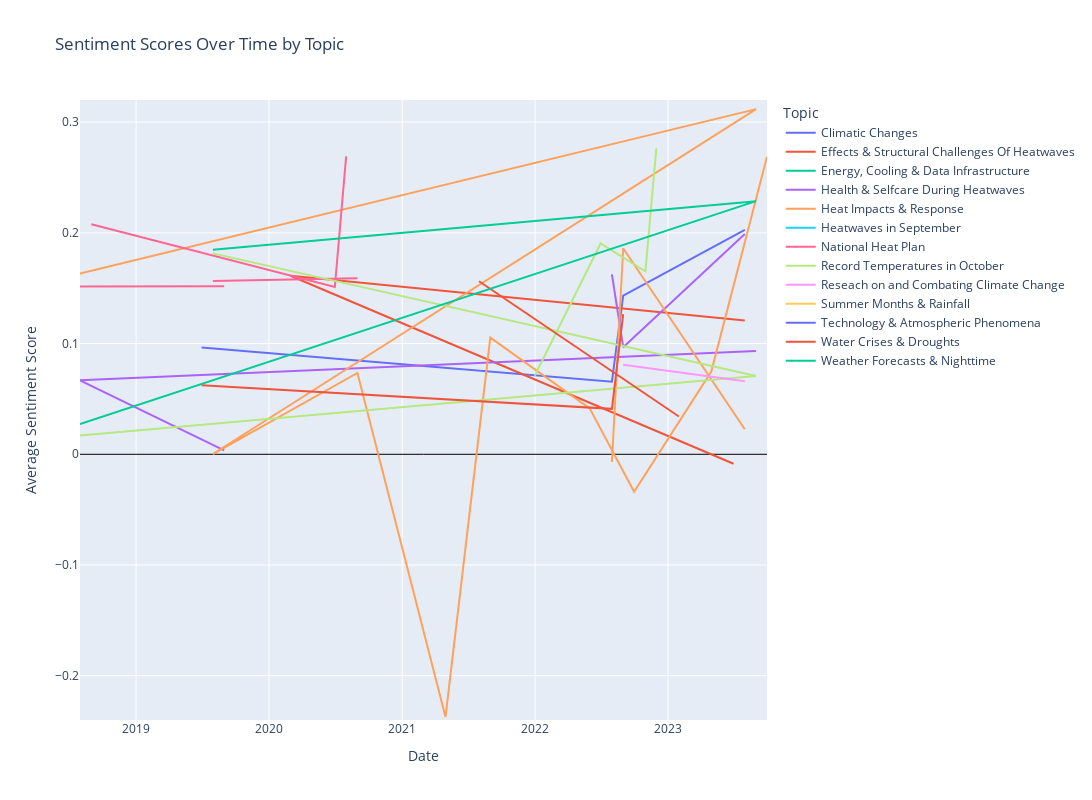

Notebook cell for this chart:
### Markdown cell above
### Sentiment Scores Over Time

### Code cell
import plotly.express as px
import plotly.graph_objects as go

df_over_time = df.loc[:, ['timestamp', 'topic_name', 'sentiment']]
df_over_time['timestamp'] = pd.to_datetime(df_over_time['timestamp'])

df_over_time.set_index('timestamp', inplace=True)

df_resampled = df_over_time.groupby(['topic_name', pd.Grouper(freq='M')])['sentiment'].mean().unstack(level=0)

df_resampled.fillna(0, inplace=True)

plt.figure(figsize=(12, 6))
sns.set_palette("rocket")
sns.lineplot(data=df_resampled, dashes=False)

plt.title('Sentiment Scores Over Time by Topic', fontsize=16)
plt.xlabel('Date', fontsize=14)
plt.ylabel('Average Sentiment Score', fontsize=14)
plt.legend(title='Topic', bbox_to_anchor=(1.05, 1), loc='upper left')

plt.show()

##########################################################

df_resampled = df_over_time.groupby(['topic_name', pd.Grouper(freq='M')])['sentiment'].mean().unstack(level=0)

df_resampled.reset_index(inplace=True)

df_melted = pd.melt(df_resampled, id_vars=['timestamp'], var_name='Topic', value_name='Sentiment')

fig = px.line(df_melted, x='timestamp', y='Sentiment', color='Topic',
              labels={'Sentiment': 'Average Sentiment Score', 'timestamp': 'Date'},
              title='Sentiment Scores Over Time by Topic',
              hover_name='Topic')

fig.update_yaxes(range=[-0.24, 0.32], zeroline=True, zerolinewidth=1, zerolinecolor='black')
fig.update_layout(width=1400, height=800)

fig.show()

### Figure 1 — Plotly figure (JSON) as saved in the notebook; plotly's stock layout.template omitted (floating-point values rounded to 4 significant figures)
{"data": [{"hovertemplate": "<b>%{hovertext}</b><br><br>Topic=Climatic Changes<br>Date=%{x}<br>Average Sentiment Score=%{y}<extra></extra>", "hovertext": ["Climatic Changes", "Climatic Changes", "Climatic Changes", "Climatic Changes", "Climatic Changes", "Climatic Changes", "Climatic Changes", "Climatic Changes", "Climatic Changes", "Climatic Changes", "Climatic Changes", "Climatic Changes", "Climatic Changes", "Climatic Changes", "Climatic Changes", "Climatic Changes", "Climatic Changes", "Climatic Changes", "Climatic Changes", "Climatic Changes", "Climatic Changes", "Climatic Changes", "Climatic Changes", "Climatic Changes", "Climatic Changes", "Climatic Changes", "Climatic Changes"], "legendgroup": "Climatic Changes", "line": {"color": "#636efa", "dash": "solid"}, "marker": {"symbol": "circle"}, "mode": "lines", "name": "Climatic Changes", "orientation": "v", "showlegend": true, "type": "scatter", "x": ["2019-06-30T00:00:00", "2022-07-31T00:00:00", "2022-08-31T00:00:00", "2023-07-31T00:00:00", "2020-02-29T00:00:00", "2023-06-30T00:00:00", "2019-08-31T00:00:00", "2018-07-31T00:00:00", "2023-08-31T00:00:00", "2019-07-31T00:00:00", "2020-08-31T00:00:00", "2021-04-30T00:00:00", "2021-08-31T00:00:00", "2022-05-31T00:00:00", "2022-09-30T00:00:00", "2023-04-30T00:00:00", "2023-09-30T00:00:00", "2018-08-31T00:00:00", "2020-06-30T00:00:00", "2020-07-31T00:00:00", "2021-12-31T00:00:00", "2022-06-30T00:00:00", "2022-10-31T00:00:00", "2022-11-30T00:00:00", "2022-04-30T00:00:00", "2021-07-31T00:00:00", "2023-01-31T00:00:00"], "xaxis": "x", "y": [0.09654, 0.06562, 0.1434, 0.2027, null, null, null, null, null, null, null, null, null, null, null, null, null, null, null, null, null, null, null, null, null, null, null], "yaxis": "y"}, {"hovertemplate": "<b>%{hovertext}</b><br><br>Topic=Effects & Structural Challenges Of Heatwaves<br>Date=%{x}<br>Average Sentiment Score=%{y}<extra></extra>", "hovertext": ["Effects & Structural Challenges Of Heatwaves", "Effects & Structural Challenges Of Heatwaves", "Effects & Structural Challenges Of Heatwaves", "Effects & Structural Challenges Of Heatwaves", "Effects & Structural Challenges Of Heatwaves", "Effects & Structural Challenges Of Heatwaves", "Effects & Structural Challenges Of Heatwaves", "Effects & Structural Challenges Of Heatwaves", "Effects & Structural Challenges Of Heatwaves", "Effects & Structural Challenges Of Heatwaves", "Effects & Structural Challenges Of Heatwaves", "Effects & Structural Challenges Of Heatwaves", "Effects & Structural Challenges Of Heatwaves", "Effects & Structural Challenges Of Heatwaves", "Effects & Structural Challenges Of Heatwaves", "Effects & Structural Challenges Of Heatwaves", "Effects & Structural Challenges Of Heatwaves", "Effects & Structural Challenges Of Heatwaves", "Effects & Structural Challenges Of Heatwaves", "Effects & Structural Challenges Of Heatwaves", "Effects & Structural Challenges Of Heatwaves", "Effects & Structural Challenges Of Heatwaves", "Effects & Structural Challenges Of Heatwaves", "Effects & Structural Challenges Of Heatwaves", "Effects & Structural Challenges Of Heatwaves", "Effects & Structural Challenges Of Heatwaves", "Effects & Structural Challenges Of Heatwaves"], "legendgroup": "Effects & Structural Challenges Of Heatwaves", "line": {"color": "#EF553B", "dash": "solid"}, "marker": {"symbol": "circle"}, "mode": "lines", "name": "Effects & Structural Challenges Of Heatwaves", "orientation": "v", "showlegend": true, "type": "scatter", "x": ["2019-06-30T00:00:00", "2022-07-31T00:00:00", "2022-08-31T00:00:00", "2023-07-31T00:00:00", "2020-02-29T00:00:00", "2023-06-30T00:00:00", "2019-08-31T00:00:00", "2018-07-31T00:00:00", "2023-08-31T00:00:00", "2019-07-31T00:00:00", "2020-08-31T00:00:00", "2021-04-30T00:00:00", "2021-08-31T00:00:00", "2022-05-31T00:00:00", "2022-09-30T00:00:00", "2023-04-30T00:00:00", "2023-09-30T00:00:00", "2018-08-31T00:00:00", "2020-06-30T00:00:00", "2020-07-31T00:00:00", "2021-12-31T00:00:00", "2022-06-30T00:00:00", "2022-10-31T00:00:00", "2022-11-30T00:00:00", "2022-04-30T00:00:00", "2021-07-31T00:00:00", "2023-01-31T00:00:00"], "xaxis": "x", "y": [null, null, null, 0.1208, 0.1613, -0.008555, null, null, null, null, null, null, null, null, null, null, null, null, null, null, null, null, null, null, null, null, null], "yaxis": "y"}, {"hovertemplate": "<b>%{hovertext}</b><br><br>Topic=Energy, Cooling & Data Infrastructure<br>Date=%{x}<br>Average Sentiment Score=%{y}<extra></extra>", "hovertext": ["Energy, Cooling & Data Infrastructure", "Energy, Cooling & Data Infrastructure", "Energy, Cooling & Data Infrastructure", "Energy, Cooling & Data Infrastructure", "Energy, Cooling & Data Infrastructure", "Energy, Cooling & Data Infrastructure", "Energy, Cooling & Data Infrastructure", "Energy, Cooling & Data Infrastructure", "Energy, Cooling & Data Infrastructure", "Energy, Cooling & Data Infrastructure", "Energy, Cooling & Data Infrastructure", "Energy, Cooling & Data Infrastructure", "Energy, Cooling & Data Infrastructure", "Energy, Cooling & Data Infrastructure", "Energy, Cooling & Data Infrastructure", "Energy, Cooling & Data Infrastructure", "Energy, Cooling & Data Infrastructure", "Energy, Cooling & Data Infrastructure", "Energy, Cooling & Data Infrastructure", "Energy, Cooling & Data Infrastructure", "Energy, Cooling & Data Infrastructure", "Energy, Cooling & Data Infrastructure", "Energy, Cooling & Data Infrastructure", "Energy, Cooling & Data Infrastructure", "Energy, Cooling & Data Infrastructure", "Energy, Cooling & Data Infrastructure", "Energy, Cooling & Data Infrastructure"], "legendgroup": "Energy, Cooling & Data Infrastructure", "line": {"color": "#00cc96", "dash": "solid"}, "marker": {"symbol": "circle"}, "mode": "lines", "name": "Energy, Cooling & Data Infrastructure", "orientation": "v", "showlegend": true, "type": "scatter", "x": ["2019-06-30T00:00:00", "2022-07-31T00:00:00", "2022-08-31T00:00:00", "2023-07-31T00:00:00", "2020-02-29T00:00:00", "2023-06-30T00:00:00", "2019-08-31T00:00:00", "2018-07-31T00:00:00", "2023-08-31T00:00:00", "2019-07-31T00:00:00", "2020-08-31T00:00:00", "2021-04-30T00:00:00", "2021-08-31T00:00:00", "2022-05-31T00:00:00", "2022-09-30T00:00:00", "2023-04-30T00:00:00", "2023-09-30T00:00:00", "2018-08-31T00:00:00", "2020-06-30T00:00:00", "2020-07-31T00:00:00", "2021-12-31T00:00:00", "2022-06-30T00:00:00", "2022-10-31T00:00:00", "2022-11-30T00:00:00", "2022-04-30T00:00:00", "2021-07-31T00:00:00", "2023-01-31T00:00:00"], "xaxis": "x", "y": [null, 0.2535, null, null, null, null, 0.1532, null, null, null, null, null, null, null, null, null, null, null, null, null, null, null, null, null, null, null, null], "yaxis": "y"}, {"hovertemplate": "<b>%{hovertext}</b><br><br>Topic=Health & Selfcare During Heatwaves<br>Date=%{x}<br>Average Sentiment Score=%{y}<extra></extra>", "hovertext": ["Health & Selfcare During Heatwaves", "Health & Selfcare During Heatwaves", "Health & Selfcare During Heatwaves", "Health & Selfcare During Heatwaves", "Health & Selfcare During Heatwaves", "Health & Selfcare During Heatwaves", "Health & Selfcare During Heatwaves", "Health & Selfcare During Heatwaves", "Health & Selfcare During Heatwaves", "Health & Selfcare During Heatwaves", "Health & Selfcare During Heatwaves", "Health & Selfcare During Heatwaves", "Health & Selfcare During Heatwaves", "Health & Selfcare During Heatwaves", "Health & Selfcare During Heatwaves", "Health & Selfcare During Heatwaves", "Health & Selfcare During Heatwaves", "Health & Selfcare During Heatwaves", "Health & Selfcare During Heatwaves", "Health & Selfcare During Heatwaves", "Health & Selfcare During Heatwaves", "Health & Selfcare During Heatwaves", "Health & Selfcare During Heatwaves", "Health & Selfcare During Heatwaves", "Health & Selfcare During Heatwaves", "Health & Selfcare During Heatwaves", "Health & Selfcare During Heatwaves"], "legendgroup": "Health & Selfcare During Heatwaves", "line": {"color": "#ab63fa", "dash": "solid"}, "marker": {"symbol": "circle"}, "mode": "lines", "name": "Health & Selfcare During Heatwaves", "orientation": "v", "showlegend": true, "type": "scatter", "x": ["2019-06-30T00:00:00", "2022-07-31T00:00:00", "2022-08-31T00:00:00", "2023-07-31T00:00:00", "2020-02-29T00:00:00", "2023-06-30T00:00:00", "2019-08-31T00:00:00", "2018-07-31T00:00:00", "2023-08-31T00:00:00", "2019-07-31T00:00:00", "2020-08-31T00:00:00", "2021-04-30T00:00:00", "2021-08-31T00:00:00", "2022-05-31T00:00:00", "2022-09-30T00:00:00", "2023-04-30T00:00:00", "2023-09-30T00:00:00", "2018-08-31T00:00:00", "2020-06-30T00:00:00", "2020-07-31T00:00:00", "2021-12-31T00:00:00", "2022-06-30T00:00:00", "2022-10-31T00:00:00", "2022-11-30T00:00:00", "2022-04-30T00:00:00", "2021-07-31T00:00:00", "2023-01-31T00:00:00"], "xaxis": "x", "y": [null, 0.1626, 0.09674, 0.1989, null, null, 0.003623, 0.0668, 0.0934, null, null, null, null, null, null, null, null, null, null, null, null, null, null, null, null, null, null], "yaxis": "y"}, {"hovertemplate": "<b>%{hovertext}</b><br><br>Topic=Heat Impacts & Response<br>Date=%{x}<br>Average Sentiment Score=%{y}<extra></extra>", "hovertext": ["Heat Impacts & Response", "Heat Impacts & Response", "Heat Impacts & Response", "Heat Impacts & Response", "Heat Impacts & Response", "Heat Impacts & Response", "Heat Impacts & Response", "Heat Impacts & Response", "Heat Impacts & Response", "Heat Impacts & Response", "Heat Impacts & Response", "Heat Impacts & Response", "Heat Impacts & Response", "Heat Impacts & Response", "Heat Impacts & Response", "Heat Impacts & Response", "Heat Impacts & Response", "Heat Impacts & Response", "Heat Impacts & Response", "Heat Impacts & Response", "Heat Impacts & Response", "Heat Impacts & Response", "Heat Impacts & Response", "Heat Impacts & Response", "Heat Impacts & Response", "Heat Impacts & Response", "Heat Impacts & Response"], "legendgroup": "Heat Impacts & Response", "line": {"color": "#FFA15A", "dash": "solid"}, "marker": {"symbol": "circle"}, "mode": "lines", "name": "Heat Impacts & Response", "orientation": "v", "showlegend": true, "type": "scatter", "x": ["2019-06-30T00:00:00", "2022-07-31T00:00:00", "2022-08-31T00:00:00", "2023-07-31T00:00:00", "2020-02-29T00:00:00", "2023-06-30T00:00:00", "2019-08-31T00:00:00", "2018-07-31T00:00:00", "2023-08-31T00:00:00", "2019-07-31T00:00:00", "2020-08-31T00:00:00", "2021-04-30T00:00:00", "2021-08-31T00:00:00", "2022-05-31T00:00:00", "2022-09-30T00:00:00", "2023-04-30T00:00:00", "2023-09-30T00:00:00", "2018-08-31T00:00:00", "2020-06-30T00:00:00", "2020-07-31T00:00:00", "2021-12-31T00:00:00", "2022-06-30T00:00:00", "2022-10-31T00:00:00", "2022-11-30T00:00:00", "2022-04-30T00:00:00", "2021-07-31T00:00:00", "2023-01-31T00:00:00"], "xaxis": "x", "y": [null, -0.006964, 0.1861, 0.02256, null, -0.04051, null, 0.1633, 0.3118, 0.00025, 0.07342, -0.2372, 0.1054, 0.04144, -0.0339, 0.07476, 0.2686, null, null, null, null, null, null, null, null, null, null], "yaxis": "y"}, {"hovertemplate": "<b>%{hovertext}</b><br><br>Topic=Heatwaves in September<br>Date=%{x}<br>Average Sentiment Score=%{y}<extra></extra>", "hovertext": ["Heatwaves in September", "Heatwaves in September", "Heatwaves in September", "Heatwaves in September", "Heatwaves in September", "Heatwaves in September", "Heatwaves in September", "Heatwaves in September", "Heatwaves in September", "Heatwaves in September", "Heatwaves in September", "Heatwaves in September", "Heatwaves in September", "Heatwaves in September", "Heatwaves in September", "Heatwaves in September", "Heatwaves in September", "Heatwaves in September", "Heatwaves in September", "Heatwaves in September", "Heatwaves in September", "Heatwaves in September", "Heatwaves in September", "Heatwaves in September", "Heatwaves in September", "Heatwaves in September", "Heatwaves in September"], "legendgroup": "Heatwaves in September", "line": {"color": "#19d3f3", "dash": "solid"}, "marker": {"symbol": "circle"}, "mode": "lines", "name": "Heatwaves in September", "orientation": "v", "showlegend": true, "type": "scatter", "x": ["2019-06-30T00:00:00", "2022-07-31T00:00:00", "2022-08-31T00:00:00", "2023-07-31T00:00:00", "2020-02-29T00:00:00", "2023-06-30T00:00:00", "2019-08-31T00:00:00", "2018-07-31T00:00:00", "2023-08-31T00:00:00", "2019-07-31T00:00:00", "2020-08-31T00:00:00", "2021-04-30T00:00:00", "2021-08-31T00:00:00", "2022-05-31T00:00:00", "2022-09-30T00:00:00", "2023-04-30T00:00:00", "2023-09-30T00:00:00", "2018-08-31T00:00:00", "2020-06-30T00:00:00", "2020-07-31T00:00:00", "2021-12-31T00:00:00", "2022-06-30T00:00:00", "2022-10-31T00:00:00", "2022-11-30T00:00:00", "2022-04-30T00:00:00", "2021-07-31T00:00:00", "2023-01-31T00:00:00"], "xaxis": "x", "y": [null, null, null, null, null, 0.1814, null, null, null, null, null, null, null, null, null, null, 0.1652, null, null, null, null, null, null, null, null, null, null], "yaxis": "y"}, {"hovertemplate": "<b>%{hovertext}</b><br><br>Topic=National Heat Plan<br>Date=%{x}<br>Average Sentiment Score=%{y}<extra></extra>", "hovertext": ["National Heat Plan", "National Heat Plan", "National Heat Plan", "National Heat Plan", "National Heat Plan", "National Heat Plan", "National Heat Plan", "National Heat Plan", "National Heat Plan", "National Heat Plan", "National Heat Plan", "National Heat Plan", "National Heat Plan", "National Heat Plan", "National Heat Plan", "National Heat Plan", "National Heat Plan", "National Heat Plan", "National Heat Plan", "National Heat Plan", "National Heat Plan", "National Heat Plan", "National Heat Plan", "National Heat Plan", "National Heat Plan", "National Heat Plan", "National Heat Plan"], "legendgroup": "National Heat Plan", "line": {"color": "#FF6692", "dash": "solid"}, "marker": {"symbol": "circle"}, "mode": "lines", "name": "National Heat Plan", "orientation": "v", "showlegend": true, "type": "scatter", "x": ["2019-06-30T00:00:00", "2022-07-31T00:00:00", "2022-08-31T00:00:00", "2023-07-31T00:00:00", "2020-02-29T00:00:00", "2023-06-30T00:00:00", "2019-08-31T00:00:00", "2018-07-31T00:00:00", "2023-08-31T00:00:00", "2019-07-31T00:00:00", "2020-08-31T00:00:00", "2021-04-30T00:00:00", "2021-08-31T00:00:00", "2022-05-31T00:00:00", "2022-09-30T00:00:00", "2023-04-30T00:00:00", "2023-09-30T00:00:00", "2018-08-31T00:00:00", "2020-06-30T00:00:00", "2020-07-31T00:00:00", "2021-12-31T00:00:00", "2022-06-30T00:00:00", "2022-10-31T00:00:00", "2022-11-30T00:00:00", "2022-04-30T00:00:00", "2021-07-31T00:00:00", "2023-01-31T00:00:00"], "xaxis": "x", "y": [0.3025, null, null, null, null, null, 0.1519, 0.1515, null, 0.1566, 0.159, null, null, null, null, null, null, 0.2077, 0.1512, 0.2691, null, null, null, null, null, null, null], "yaxis": "y"}, {"hovertemplate": "<b>%{hovertext}</b><br><br>Topic=Record Temperatures in October<br>Date=%{x}<br>Average Sentiment Score=%{y}<extra></extra>", "hovertext": ["Record Temperatures in October", "Record Temperatures in October", "Record Temperatures in October", "Record Temperatures in October", "Record Temperatures in October", "Record Temperatures in October", "Record Temperatures in October", "Record Temperatures in October", "Record Temperatures in October", "Record Temperatures in October", "Record Temperatures in October", "Record Temperatures in October", "Record Temperatures in October", "Record Temperatures in October", "Record Temperatures in October", "Record Temperatures in October", "Record Temperatures in October", "Record Temperatures in October", "Record Temperatures in October", "Record Temperatures in October", "Record Temperatures in October", "Record Temperatures in October", "Record Temperatures in October", "Record Temperatures in October", "Record Temperatures in October", "Record Temperatures in October", "Record Temperatures in October"], "legendgroup": "Record Temperatures in October", "line": {"color": "#B6E880", "dash": "solid"}, "marker": {"symbol": "circle"}, "mode": "lines", "name": "Record Temperatures in October", "orientation": "v", "showlegend": true, "type": "scatter", "x": ["2019-06-30T00:00:00", "2022-07-31T00:00:00", "2022-08-31T00:00:00", "2023-07-31T00:00:00", "2020-02-29T00:00:00", "2023-06-30T00:00:00", "2019-08-31T00:00:00", "2018-07-31T00:00:00", "2023-08-31T00:00:00", "2019-07-31T00:00:00", "2020-08-31T00:00:00", "2021-04-30T00:00:00", "2021-08-31T00:00:00", "2022-05-31T00:00:00", "2022-09-30T00:00:00", "2023-04-30T00:00:00", "2023-09-30T00:00:00", "2018-08-31T00:00:00", "2020-06-30T00:00:00", "2020-07-31T00:00:00", "2021-12-31T00:00:00", "2022-06-30T00:00:00", "2022-10-31T00:00:00", "2022-11-30T00:00:00", "2022-04-30T00:00:00", "2021-07-31T00:00:00", "2023-01-31T00:00:00"], "xaxis": "x", "y": [0.107, null, null, 0.1406, null, 0.1534, null, 0.01698, 0.07063, 0.1815, null, null, null, null, null, null, null, null, 0.06208, null, 0.0709, 0.1904, 0.1653, 0.2763, null, null, null], "yaxis": "y"}, {"hovertemplate": "<b>%{hovertext}</b><br><br>Topic=Reseach on and Combating Climate Change<br>Date=%{x}<br>Average Sentiment Score=%{y}<extra></extra>", "hovertext": ["Reseach on and Combating Climate Change", "Reseach on and Combating Climate Change", "Reseach on and Combating Climate Change", "Reseach on and Combating Climate Change", "Reseach on and Combating Climate Change", "Reseach on and Combating Climate Change", "Reseach on and Combating Climate Change", "Reseach on and Combating Climate Change", "Reseach on and Combating Climate Change", "Reseach on and Combating Climate Change", "Reseach on and Combating Climate Change", "Reseach on and Combating Climate Change", "Reseach on and Combating Climate Change", "Reseach on and Combating Climate Change", "Reseach on and Combating Climate Change", "Reseach on and Combating Climate Change", "Reseach on and Combating Climate Change", "Reseach on and Combating Climate Change", "Reseach on and Combating Climate Change", "Reseach on and Combating Climate Change", "Reseach on and Combating Climate Change", "Reseach on and Combating Climate Change", "Reseach on and Combating Climate Change", "Reseach on and Combating Climate Change", "Reseach on and Combating Climate Change", "Reseach on and Combating Climate Change", "Reseach on and Combating Climate Change"], "legendgroup": "Reseach on and Combating Climate Change", "line": {"color": "#FF97FF", "dash": "solid"}, "marker": {"symbol": "circle"}, "mode": "lines", "name": "Reseach on and Combating Climate Change", "orientation": "v", "showlegend": true, "type": "scatter", "x": ["2019-06-30T00:00:00", "2022-07-31T00:00:00", "2022-08-31T00:00:00", "2023-07-31T00:00:00", "2020-02-29T00:00:00", "2023-06-30T00:00:00", "2019-08-31T00:00:00", "2018-07-31T00:00:00", "2023-08-31T00:00:00", "2019-07-31T00:00:00", "2020-08-31T00:00:00", "2021-04-30T00:00:00", "2021-08-31T00:00:00", "2022-05-31T00:00:00", "2022-09-30T00:00:00", "2023-04-30T00:00:00", "2023-09-30T00:00:00", "2018-08-31T00:00:00", "2020-06-30T00:00:00", "2020-07-31T00:00:00", "2021-12-31T00:00:00", "2022-06-30T00:00:00", "2022-10-31T00:00:00", "2022-11-30T00:00:00", "2022-04-30T00:00:00", "2021-07-31T00:00:00", "2023-01-31T00:00:00"], "xaxis": "x", "y": [null, null, 0.08092, 0.06586, null, null, null, null, null, null, null, null, null, null, null, null, null, null, null, null, null, null, null, null, 0.06292, null, null], "yaxis": "y"}, {"hovertemplate": "<b>%{hovertext}</b><br><br>Topic=Summer Months & Rainfall<br>Date=%{x}<br>Average Sentiment Score=%{y}<extra></extra>", "hovertext": ["Summer Months & Rainfall", "Summer Months & Rainfall", "Summer Months & Rainfall", "Summer Months & Rainfall", "Summer Months & Rainfall", "Summer Months & Rainfall", "Summer Months & Rainfall", "Summer Months & Rainfall", "Summer Months & Rainfall", "Summer Months & Rainfall", "Summer Months & Rainfall", "Summer Months & Rainfall", "Summer Months & Rainfall", "Summer Months & Rainfall", "Summer Months & Rainfall", "Summer Months & Rainfall", "Summer Months & Rainfall", "Summer Months & Rainfall", "Summer Months & Rainfall", "Summer Months & Rainfall", "Summer Months & Rainfall", "Summer Months & Rainfall", "Summer Months & Rainfall", "Summer Months & Rainfall", "Summer Months & Rainfall", "Summer Months & Rainfall", "Summer Months & Rainfall"], "legendgroup": "Summer Months & Rainfall", "line": {"color": "#FECB52", "dash": "solid"}, "marker": {"symbol": "circle"}, "mode": "lines", "name": "Summer Months & Rainfall", "orientation": "v", "showlegend": true, "type": "scatter", "x": ["2019-06-30T00:00:00", "2022-07-31T00:00:00", "2022-08-31T00:00:00", "2023-07-31T00:00:00", "2020-02-29T00:00:00", "2023-06-30T00:00:00", "2019-08-31T00:00:00", "2018-07-31T00:00:00", "2023-08-31T00:00:00", "2019-07-31T00:00:00", "2020-08-31T00:00:00", "2021-04-30T00:00:00", "2021-08-31T00:00:00", "2022-05-31T00:00:00", "2022-09-30T00:00:00", "2023-04-30T00:00:00", "2023-09-30T00:00:00", "2018-08-31T00:00:00", "2020-06-30T00:00:00", "2020-07-31T00:00:00", "2021-12-31T00:00:00", "2022-06-30T00:00:00", "2022-10-31T00:00:00", "2022-11-30T00:00:00", "2022-04-30T00:00:00", "2021-07-31T00:00:00", "2023-01-31T00:00:00"], "xaxis": "x", "y": [null, null, null, null, null, null, null, null, null, null, null, null, null, null, null, null, 0.1406, null, null, null, null, null, null, null, null, null, null], "yaxis": "y"}, {"hovertemplate": "<b>%{hovertext}</b><br><br>Topic=Technology & Atmospheric Phenomena<br>Date=%{x}<br>Average Sentiment Score=%{y}<extra></extra>", "hovertext": ["Technology & Atmospheric Phenomena", "Technology & Atmospheric Phenomena", "Technology & Atmospheric Phenomena", "Technology & Atmospheric Phenomena", "Technology & Atmospheric Phenomena", "Technology & Atmospheric Phenomena", "Technology & Atmospheric Phenomena", "Technology & Atmospheric Phenomena", "Technology & Atmospheric Phenomena", "Technology & Atmospheric Phenomena", "Technology & Atmospheric Phenomena", "Technology & Atmospheric Phenomena", "Technology & Atmospheric Phenomena", "Technology & Atmospheric Phenomena", "Technology & Atmospheric Phenomena", "Technology & Atmospheric Phenomena", "Technology & Atmospheric Phenomena", "Technology & Atmospheric Phenomena", "Technology & Atmospheric Phenomena", "Technology & Atmospheric Phenomena", "Technology & Atmospheric Phenomena", "Technology & Atmospheric Phenomena", "Technology & Atmospheric Phenomena", "Technology & Atmospheric Phenomena", "Technology & Atmospheric Phenomena", "Technology & Atmospheric Phenomena", "Technology & Atmospheric Phenomena"], "legendgroup": "Technology & Atmospheric Phenomena", "line": {"color": "#636efa", "dash": "solid"}, "marker": {"symbol": "circle"}, "mode": "lines", "name": "Technology & Atmospheric Phenomena", "orientation": "v", "showlegend": true, "type": "scatter", "x": ["2019-06-30T00:00:00", "2022-07-31T00:00:00", "2022-08-31T00:00:00", "2023-07-31T00:00:00", "2020-02-29T00:00:00", "2023-06-30T00:00:00", "2019-08-31T00:00:00", "2018-07-31T00:00:00", "2023-08-31T00:00:00", "2019-07-31T00:00:00", "2020-08-31T00:00:00", "2021-04-30T00:00:00", "2021-08-31T00:00:00", "2022-05-31T00:00:00", "2022-09-30T00:00:00", "2023-04-30T00:00:00", "2023-09-30T00:00:00", "2018-08-31T00:00:00", "2020-06-30T00:00:00", "2020-07-31T00:00:00", "2021-12-31T00:00:00", "2022-06-30T00:00:00", "2022-10-31T00:00:00", "2022-11-30T00:00:00", "2022-04-30T00:00:00", "2021-07-31T00:00:00", "2023-01-31T00:00:00"], "xaxis": "x", "y": [null, null, null, 0.07834, null, 0.07115, null, null, null, null, 0.1466, null, null, null, null, null, null, null, null, null, null, null, null, null, null, null, null], "yaxis": "y"}, {"hovertemplate": "<b>%{hovertext}</b><br><br>Topic=Water Crises & Droughts<br>Date=%{x}<br>Average Sentiment Score=%{y}<extra></extra>", "hovertext": ["Water Crises & Droughts", "Water Crises & Droughts", "Water Crises & Droughts", "Water Crises & Droughts", "Water Crises & Droughts", "Water Crises & Droughts", "Water Crises & Droughts", "Water Crises & Droughts", "Water Crises & Droughts", "Water Crises & Droughts", "Water Crises & Droughts", "Water Crises & Droughts", "Water Crises & Droughts", "Water Crises & Droughts", "Water Crises & Droughts", "Water Crises & Droughts", "Water Crises & Droughts", "Water Crises & Droughts", "Water Crises & Droughts", "Water Crises & Droughts", "Water Crises & Droughts", "Water Crises & Droughts", "Water Crises & Droughts", "Water Crises & Droughts", "Water Crises & Droughts", "Water Crises & Droughts", "Water Crises & Droughts"], "legendgroup": "Water Crises & Droughts", "line": {"color": "#EF553B", "dash": "solid"}, "marker": {"symbol": "circle"}, "mode": "lines", "name": "Water Crises & Droughts", "orientation": "v", "showlegend": true, "type": "scatter", "x": ["2019-06-30T00:00:00", "2022-07-31T00:00:00", "2022-08-31T00:00:00", "2023-07-31T00:00:00", "2020-02-29T00:00:00", "2023-06-30T00:00:00", "2019-08-31T00:00:00", "2018-07-31T00:00:00", "2023-08-31T00:00:00", "2019-07-31T00:00:00", "2020-08-31T00:00:00", "2021-04-30T00:00:00", "2021-08-31T00:00:00", "2022-05-31T00:00:00", "2022-09-30T00:00:00", "2023-04-30T00:00:00", "2023-09-30T00:00:00", "2018-08-31T00:00:00", "2020-06-30T00:00:00", "2020-07-31T00:00:00", "2021-12-31T00:00:00", "2022-06-30T00:00:00", "2022-10-31T00:00:00", "2022-11-30T00:00:00", "2022-04-30T00:00:00", "2021-07-31T00:00:00", "2023-01-31T00:00:00"], "xaxis": "x", "y": [0.06242, 0.04102, 0.1266, null, null, null, null, 0.04682, null, null, null, null, null, null, null, null, null, 0.05894, null, null, null, null, null, null, null, 0.1563, 0.03412], "yaxis": "y"}, {"hovertemplate": "<b>%{hovertext}</b><br><br>Topic=Weather Forecasts & Nighttime<br>Date=%{x}<br>Average Sentiment Score=%{y}<extra></extra>", "hovertext": ["Weather Forecasts & Nighttime", "Weather Forecasts & Nighttime", "Weather Forecasts & Nighttime", "Weather Forecasts & Nighttime", "Weather Forecasts & Nighttime", "Weather Forecasts & Nighttime", "Weather Forecasts & Nighttime", "Weather Forecasts & Nighttime", "Weather Forecasts & Nighttime", "Weather Forecasts & Nighttime", "Weather Forecasts & Nighttime", "Weather Forecasts & Nighttime", "Weather Forecasts & Nighttime", "Weather Forecasts & Nighttime", "Weather Forecasts & Nighttime", "Weather Forecasts & Nighttime", "Weather Forecasts & Nighttime", "Weather Forecasts & Nighttime", "Weather Forecasts & Nighttime", "Weather Forecasts & Nighttime", "Weather Forecasts & Nighttime", "Weather Forecasts & Nighttime", "Weather Forecasts & Nighttime", "Weather Forecasts & Nighttime", "Weather Forecasts & Nighttime", "Weather Forecasts & Nighttime", "Weather Forecasts & Nighttime"], "legendgroup": "Weather Forecasts & Nighttime", "line": {"color": "#00cc96", "dash": "solid"}, "marker": {"symbol": "circle"}, "mode": "lines", "name": "Weather Forecasts & Nighttime", "orientation": "v", "showlegend": true, "type": "scatter", "x": ["2019-06-30T00:00:00", "2022-07-31T00:00:00", "2022-08-31T00:00:00", "2023-07-31T00:00:00", "2020-02-29T00:00:00", "2023-06-30T00:00:00", "2019-08-31T00:00:00", "2018-07-31T00:00:00", "2023-08-31T00:00:00", "2019-07-31T00:00:00", "2020-08-31T00:00:00", "2021-04-30T00:00:00", "2021-08-31T00:00:00", "2022-05-31T00:00:00", "2022-09-30T00:00:00", "2023-04-30T00:00:00", "2023-09-30T00:00:00", "2018-08-31T00:00:00", "2020-06-30T00:00:00", "2020-07-31T00:00:00", "2021-12-31T00:00:00", "2022-06-30T00:00:00", "2022-10-31T00:00:00", "2022-11-30T00:00:00", "2022-04-30T00:00:00", "2021-07-31T00:00:00", "2023-01-31T00:00:00"], "xaxis": "x", "y": [null, null, null, 0.3312, null, null, null, 0.02724, 0.2286, 0.1848, null, null, null, null, null, null, 0.2171, null, null, null, null, null, null, null, null, 0.2424, null], "yaxis": "y"}], "layout": {"height": 800, "legend": {"title": {"text": "Topic"}, "tracegroupgap": 0}, "title": {"text": "Sentiment Scores Over Time by Topic"}, "width": 1400, "xaxis": {"anchor": "y", "domain": [0, 1], "title": {"text": "Date"}}, "yaxis": {"anchor": "x", "domain": [0, 1], "range": [-0.24, 0.32], "title": {"text": "Average Sentiment Score"}, "zeroline": true, "zerolinecolor": "black", "zerolinewidth": 1}}}
